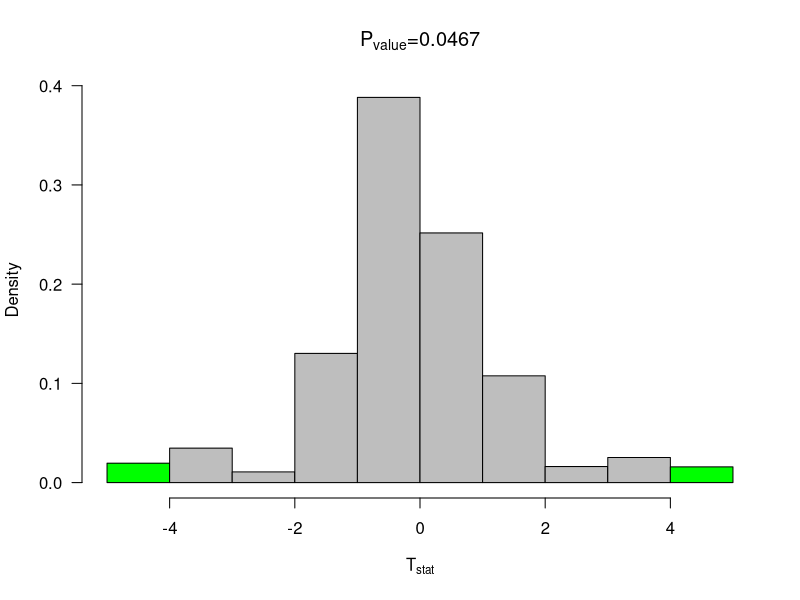

Source code (R):
#' bootpval
#'
#'@description Function used to calculate bootstrap p values
#'
#' @param x data
#' @param conf.level
#' @param iter iterations
#' @param mu0 Null hypothesis
#' @param test
#'
#' @return
#' @export
#'
#' @examples
bootpval<-function(x,conf.level=0.95,iter=3000,mu0=0, test="two"){
  n=length(x)
  y=x-mean(x)+mu0  # transform the data so that it is centered at the NULL
  rs.mat<-c()    #rs.mat will become a resample matrix -- now it is an empty vector
  xrs.mat<-c()
  for(i in 1:iter){ # for loop - the loop will go around iter times
    rs.mat<-cbind(rs.mat,sample(y,n,replace=TRUE)) #sampling from y cbind -- column bind -- binds the vectors together by columns
    xrs.mat<-cbind(xrs.mat,sample(x,n,replace=TRUE)) #sampling from x cbind -- column bind -- binds the vectors together by columns

  }

  tstat<-function(z){ # The value of t when the NULL is assumed true (xbar-muo)/z/sqrt(n)
    sqrt(n)*(mean(z)-mu0)/sd(z)
  }

  tcalc=tstat(x) # t for the data collected
  ytstat=apply(rs.mat,2,tstat) # tstat of resampled y's, ytstat is a vector and will have iter values in it
  xstat=apply(xrs.mat,2,mean)  # mean of resampled x's
  alpha=1-conf.level # calculating alpha
  ci=quantile(xstat,c(alpha/2,1-alpha/2))# Nice way to form a confidence interval
  pvalue=ifelse(test=="two",length(ytstat[ytstat>abs(tcalc) | ytstat < -abs(tcalc)])/iter,
                ifelse(test=="upper",length(ytstat[ytstat>tcalc])/iter,
                       length(ytstat[ytstat<xstat])/iter))

  h=hist(ytstat,plot=FALSE)
  mid=h$mid
  if(test=="two"){
    ncoll=length(mid[mid<= -abs(tcalc)])
    ncolr=length(mid[mid>=  abs(tcalc)])
    col=c(rep("Green",ncoll),rep("Gray",length(mid)-ncoll-ncolr),rep("Green",ncolr))
  }
  if(test=="upper"){
    ncolr=length(mid[mid>=  abs(tcalc)])
    col=c(rep("Gray",length(mid)-ncolr),rep("Green",ncolr))
  }

  if(test=="lower"){
    ncoll=length(mid[mid<=  -abs(tcalc)])
    col=c(rep("Green",ncoll),rep("Gray",length(mid)-ncoll))
  }
  hist(ytstat,col=col,freq=FALSE,las=1,main="",xlab=expression(T[stat]))
  #segments(ci[1],0,ci[2],0,lwd=2)
  pround=round(pvalue,4)
  title(substitute(paste(P[value],"=",pround)))
  return(list(pvalue=pvalue,tcalc=tcalc,n=n,x=x,test=test,ci=ci))
}

x = c(1,2,3,4)
bootpval(x,conf.level=0.95,iter=3000,mu0=0, test="two")


